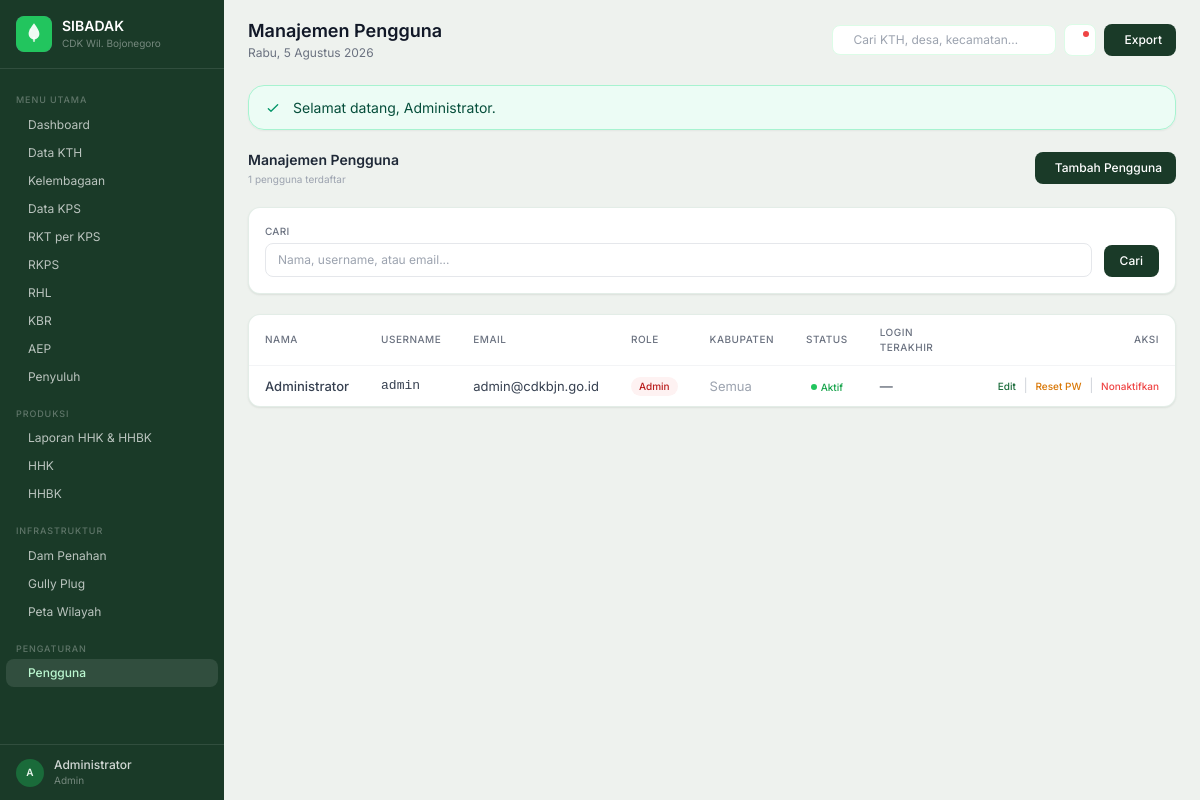
The app's page /users (signed in) with its own data.
### tables this page shows
CREATE TABLE users (
    id           MEDIUMINT UNSIGNED AUTO_INCREMENT PRIMARY KEY,
    nama         VARCHAR(150) NOT NULL,
    username     VARCHAR(60)  NOT NULL UNIQUE,
    email        VARCHAR(150) NOT NULL UNIQUE,
    password     VARCHAR(255) NOT NULL COMMENT 'bcrypt hash',
    role_id      TINYINT UNSIGNED NOT NULL DEFAULT 3,
    kabupaten_id TINYINT UNSIGNED DEFAULT NULL COMMENT 'NULL = akses semua kabupaten',
    is_active    TINYINT(1) NOT NULL DEFAULT 1,
    last_login   DATETIME DEFAULT NULL,
    created_at   TIMESTAMP DEFAULT CURRENT_TIMESTAMP,
    updated_at   TIMESTAMP DEFAULT CURRENT_TIMESTAMP ON UPDATE CURRENT_TIMESTAMP,
    CONSTRAINT fk_users_role      FOREIGN KEY (role_id)      REFERENCES roles(id),
    CONSTRAINT fk_users_kabupaten FOREIGN KEY (kabupaten_id) REFERENCES kabupaten(id)
) COMMENT='Tabel pengguna aplikasi';

CREATE TABLE roles (
    id    TINYINT UNSIGNED AUTO_INCREMENT PRIMARY KEY,
    nama  VARCHAR(50) NOT NULL UNIQUE COMMENT 'admin, operator, viewer'
) COMMENT='Role/hak akses pengguna';

### controllers/UserController.php (called while the page is built, shortened)
<?php
class UserController
{
    private function pdo(): \PDO
    {
        return Database::connect();
    }
    private function model(): User
    {
        return new User($this->pdo());
    }
    public function index(): void
    {
        $page = max(1, (int) ($_GET['page'] ?? 1));
        $q = trim((string) ($_GET['q'] ?? ''));
        $filters = [];
        $result = $this->model()->paginateIndex($page, 25, $filters);
        $filterQ = $q;
        require view_path('users/index.php');
        require view_path('layouts/main.php');
    }
}

### index.php (called while the page is built, shortened)
<?php
require_once __DIR__ . '/config/database.php';
function match_route(string $method, string $path): ?array
{
    if ($method === 'GET' && isset($routesGet[$path])) {
        return $routesGet[$path];
    }
    return null;
}
$method = $_SERVER['REQUEST_METHOD'] ?? 'GET';
$path = request_path();
$handler = match_route($method, $path);
[$class, $action, $args] = $handler;
$controller = new $class();
$controller->$action(...$args);

### config/database.php (called while the page is built, shortened)
<?php
class Database
{
    private static ?\PDO $instance = null;
    public static function connect(): \PDO
    {
        if (self::$instance === null) {
            $host = $_ENV['DB_HOST'] ?? 'localhost';
            $port = $_ENV['DB_PORT'] ?? '3306';
            $name = $_ENV['DB_NAME'] ?? 'db_kth_cdk_bjn';
            $user = $_ENV['DB_USER'] ?? 'root';
            $pass = $_ENV['DB_PASS'] ?? '';
            $dsn = sprintf(
                'mysql:host=%s;port=%s;dbname=%s;charset=utf8mb4',
                $host,
                $port,
                $name
            );
            self::$instance = new \PDO($dsn, $user, $pass, [
                \PDO::ATTR_ERRMODE => \PDO::ERRMODE_EXCEPTION,
                \PDO::ATTR_DEFAULT_FETCH_MODE => \PDO::FETCH_ASSOC,
                \PDO::ATTR_EMULATE_PREPARES => false,
            ]);
        }
        return self::$instance;
    }
}

### models/User.php (called while the page is built, shortened)
<?php
class User
{
    public function paginateIndex(int $page, int $perPage, array $filters = []): array
    {
        $page = max(1, $page);
        $perPage = max(1, min(100, $perPage));
        $offset = ($page - 1) * $perPage;
        $where = ['1=1'];
        $params = [];
        $whereSql = implode(' AND ', $where);
        $countStmt = $this->pdo->prepare('SELECT COUNT(*) FROM users u WHERE ' . $whereSql);
        $countStmt->execute($params);
        $total = (int) $countStmt->fetchColumn();
        $pages = $total > 0 ? (int) ceil($total / $perPage) : 1;
        $sql = 'SELECT u.id, u.nama, u.username, u.email, u.role_id, u.kabupaten_id, u.is_active, u.last_login, u.created_at,
                       r.nama AS role_nama, kb.nama AS kabupaten_nama
                FROM users u
                INNER JOIN roles r ON r.id = u.role_id
                LEFT JOIN kabupaten kb ON u.kabupaten_id = kb.id
                WHERE ' . $whereSql . '
                ORDER BY u.id ASC
                LIMIT ' . $perPage . ' OFFSET ' . $offset;
        $stmt = $this->pdo->prepare($sql);
        $stmt->execute($params);
        $rows = $stmt->fetchAll(\PDO::FETCH_ASSOC);
        return ['data' => $rows, 'total' => $total, 'pages' => $pages, 'current' => $page];
    }
}

### helpers/functions.php (called while the page is built, shortened)
<?php
function format_id(int|float $n, int $decimals = 0): string
{
    return number_format((float) $n, $decimals, ',', '.');
}

### views/users/index.php (the view, shortened to what this page needs)
<?php
$rows = $result['data'];
$total = $result['total'];
?>
<div class="flex flex-wrap items-center justify-between gap-4 mb-5 fade-up">
    <div>
        <h2 class="text-sm font-semibold text-gray-800">Manajemen Pengguna</h2>
        <p class="text-[10px] text-gray-400 mt-0.5"><?= format_id($total) ?> pengguna terdaftar</p>
    </div>
    <a href="<?= htmlspecialchars(APP_URL . '/users/create', ENT_QUOTES, 'UTF-8') ?>" class="flex items-center gap-1.5 bg-forest-800 hover:bg-forest-700 text-white text-xs font-medium px-3.5 py-2 rounded-lg transition-colors">
        <i class="ti ti-plus text-sm leading-none"></i> Tambah Pengguna
    </a>
</div>
<form method="get" action="<?= htmlspecialchars(APP_URL . '/users', ENT_QUOTES, 'UTF-8') ?>" class="bg-white rounded-xl border border-gray-100 p-4 mb-4 fade-up delay-1 flex items-end gap-3">
    <div class="flex-1">
        <label class="block text-[10px] font-medium text-gray-500 uppercase tracking-wide mb-1">Cari</label>
        <input type="text" name="q" value="<?= htmlspecialchars($filterQ, ENT_QUOTES, 'UTF-8') ?>" placeholder="Nama, username, atau email..." class="w-full text-xs px-3 py-2 rounded-lg border border-gray-200 outline-none focus:ring-1 focus:ring-forest-500 focus:border-forest-500">
    </div>
    <button type="submit" class="px-4 py-2 rounded-lg bg-forest-800 text-white text-xs font-medium">Cari</button>
</form>
<div class="bg-white rounded-xl border border-gray-100 overflow-hidden fade-up delay-2">
    <div class="overflow-x-auto">
        <table class="data-table w-full">
            <thead>
                <tr class="border-b border-gray-100">
                    <th class="px-4 py-2.5 text-left">Nama</th>
                    <th class="px-4 py-2.5 text-left">Username</th>
                    <th class="px-4 py-2.5 text-left">Email</th>
                    <th class="px-4 py-2.5 text-left">Role</th>
                    <th class="px-4 py-2.5 text-left">Kabupaten</th>
                    <th class="px-4 py-2.5 text-center">Status</th>
                    <th class="px-4 py-2.5 text-left">Login Terakhir</th>
                    <th class="px-4 py-2.5 text-right">Aksi</th>
                </tr>
            </thead>
            <tbody class="divide-y divide-gray-50">
                <?php if ($rows === []): ?>
                <tr><td colspan="8" class="px-4 py-8 text-center text-xs text-gray-500">Tidak ada data pengguna.</td></tr>
                <?php else: foreach ($rows as $r): ?>
                <tr class="hover:bg-forest-50/50 transition-colors">
                    <td class="px-4 py-2.5 text-xs font-medium text-gray-800"><?= htmlspecialchars((string) $r['nama'], ENT_QUOTES, 'UTF-8') ?></td>
                    <td class="px-4 py-2.5 text-xs text-gray-600 font-mono"><?= htmlspecialchars((string) $r['username'], ENT_QUOTES, 'UTF-8') ?></td>
                    <td class="px-4 py-2.5 text-xs text-gray-600"><?= htmlspecialchars((string) $r['email'], ENT_QUOTES, 'UTF-8') ?></td>
                    <td class="px-4 py-2.5">
                        <?php $roleBadge = match ((string) $r['role_nama']) {
                            'admin' => 'bg-red-50 text-red-700',
                            'operator' => 'bg-amber-50 text-amber-700',
                            default => 'bg-gray-100 text-gray-600',
                        }; ?>
                        <span class="inline-flex items-center px-2 py-0.5 rounded-full text-[10px] font-medium <?= $roleBadge ?>"><?= ucfirst((string) $r['role_nama']) ?></span>
                    </td>
                    <td class="px-4 py-2.5 text-xs text-gray-600"><?= $r['kabupaten_nama'] !== null ? htmlspecialchars((string) $r['kabupaten_nama'], ENT_QUOTES, 'UTF-8') : '<span class="text-gray-400">Semua</span>' ?></td>
                    <td class="px-4 py-2.5 text-center">
                        <?php if ((int) $r['is_active'] === 1): ?>
                        <span class="inline-flex items-center gap-1 text-[10px] font-medium text-green-600"><span class="w-1.5 h-1.5 rounded-full bg-green-500"></span> Aktif</span>
                        <?php else: ?>
                        <span class="inline-flex items-center gap-1 text-[10px] font-medium text-gray-400"><span class="w-1.5 h-1.5 rounded-full bg-gray-300"></span> Nonaktif</span>
                        <?php endif; ?>
                    </td>
                    <td class="px-4 py-2.5 text-xs text-gray-500"><?= $r['last_login'] !== null ? htmlspecialchars((string) $r['last_login'], ENT_QUOTES, 'UTF-8') : '—' ?></td>
                    <td class="px-4 py-2.5 text-right whitespace-nowrap">
                        <a href="<?= htmlspecialchars(APP_URL . '/users/' . (int) $r['id'] . '/edit', ENT_QUOTES, 'UTF-8') ?>" class="text-[10px] font-medium text-forest-600 hover:underline">Edit</a>
                        <span class="text-gray-300 mx-1">|</span>
                        <form method="post" action="<?= htmlspecialchars(APP_URL . '/users/' . (int) $r['id'] . '/reset-password', ENT_QUOTES, 'UTF-8') ?>" class="inline" onsubmit="return confirm('Reset password pengguna ini?');">
                            <button type="submit" class="text-[10px] font-medium text-amber-600 hover:underline">Reset PW</button>
                        </form>
                        <span class="text-gray-300 mx-1">|</span>
                        <form method="post" action="<?= htmlspecialchars(APP_URL . '/users/' . (int) $r['id'] . '/toggle-active', ENT_QUOTES, 'UTF-8') ?>" class="inline" onsubmit="return confirm('<?= (int) $r['is_active'] === 1 ? 'Nonaktifkan' : 'Aktifkan' ?> pengguna ini?');">
                            <button type="submit" class="text-[10px] font-medium <?= (int) $r['is_active'] === 1 ? 'text-red-500 hover:underline' : 'text-green-600 hover:underline' ?>"><?= (int) $r['is_active'] === 1 ? 'Nonaktifkan' : 'Aktifkan' ?></button>
                        </form>
                    </td>
                </tr>
                <?php endforeach; endif; ?>
            </tbody>
        </table>
    </div>
</div>

### assets/css/tokens.css (style rules this page uses)
:root { --color-primary: #1A6B3A; --color-primary-hover: #155730; --color-primary-light: #3AA870; --color-primary-surface: #E8F5EC; --color-bg-page: #EEF2EE; --color-bg-surface: #FFFFFF; --color-bg-sidebar: #1A3A28; --color-bg-sidebar-active: #2D5A3D; --color-bg-subtle: #F5F7F5; --color-text-primary: #1A2E22; --color-text-secondary: #4A6357; --color-text-muted: #8AA396; --color-text-inverse: #FFFFFF; --color-border: rgba(26, 107, 58, 0.12); --color-border-strong: rgba(26, 107, 58, 0.25); --shadow-card: 0 1px 3px rgba(26, 46, 34, 0.04), 0 1px 2px rgba(26, 46, 34, 0.06); --shadow-card-hover: 0 4px 12px rgba(26, 46, 34, 0.08), 0 2px 4px rgba(26, 46, 34, 0.04); --color-success: #3AA870; --color-warning: #E07B3A; --color-danger: #E24B4A; --color-info: #4A90D9; --chart-utama: #1A6B3A; --chart-madya: #E07B3A; --chart-pemula: #4A90D9; --chart-hkm: #7B5EA7; --chart-hd: #E07B3A; --chart-kulin: #1A6B3A; --chart-iphps: #17A77E; --chart-5: #E24B4A; --chart-6: #F0C040; --chart-7: #5BC0DE; }
body { background-color: var(--color-bg-page) !important; }
.bg-white.rounded-xl, .bg-white.rounded-2xl { box-shadow: var(--shadow-card); border-color: var(--color-border) !important; }

### views/partials/app-styles.php (style rules this page uses)
.fade-up { animation: fadeUp 0.35s ease forwards; }
.delay-1 { animation-delay: 0.04s; opacity: 0; }
.delay-2 { animation-delay: 0.08s; opacity: 0; }
.data-table th { font-weight: 500; font-size: 10px; text-transform: uppercase; letter-spacing: 0.05em; color: #6b7280; }
.data-table td { font-size: 13px; color: #374151; }

### records on screen
users: nama "Administrator", username "admin", email "admin@cdkbjn.go.id", role.nama "Admin", is_active 1 (drawn)

### other values on screen
APP_NAME "SIBADAK"
$initial "A"
$u "Administrator"
$role "Admin"
$pageTitle "Manajemen Pengguna"
format_tanggal_hari_ini() "Rabu, 5 Agustus 2026"
$flash['msg'] "Selamat datang, Administrator."
format_id($total) "1"
